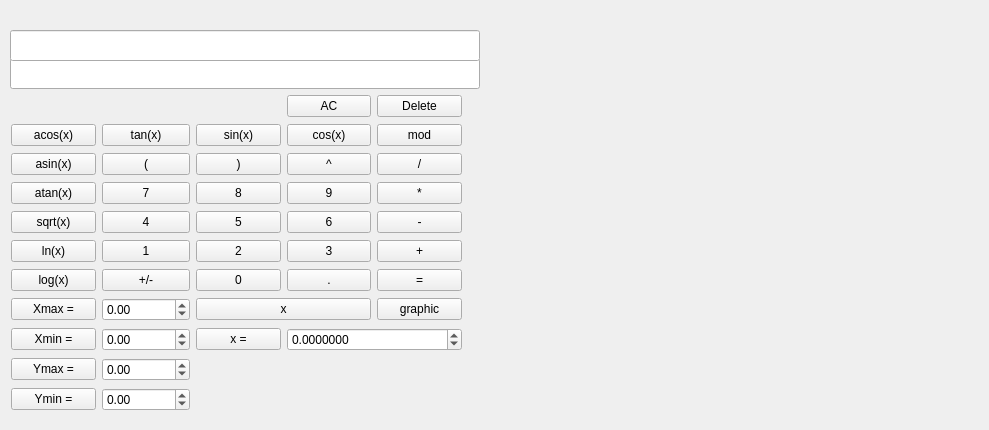
<?xml version="1.0" encoding="UTF-8"?>
<ui version="4.0">
 <class>MainWindow</class>
 <widget class="QMainWindow" name="MainWindow">
  <property name="geometry">
   <rect>
    <x>0</x>
    <y>0</y>
    <width>989</width>
    <height>430</height>
   </rect>
  </property>
  <property name="windowTitle">
   <string>MainWindow</string>
  </property>
  <widget class="QWidget" name="centralwidget">
   <widget class="QLineEdit" name="output_str2">
    <property name="enabled">
     <bool>true</bool>
    </property>
    <property name="geometry">
     <rect>
      <x>10</x>
      <y>58</y>
      <width>470</width>
      <height>31</height>
     </rect>
    </property>
    <property name="styleSheet">
     <string notr="true">QLineEdit {
  qproperty-alignment: 'AlignVCenter | AlignRight';
  border: 1px solid gray;
}

background-color : white;</string>
    </property>
   </widget>
   <widget class="QLineEdit" name="input_str1">
    <property name="geometry">
     <rect>
      <x>10</x>
      <y>30</y>
      <width>470</width>
      <height>31</height>
     </rect>
    </property>
    <property name="styleSheet">
     <string notr="true">QLineEdit {
  qproperty-alignment: 'AlignVCenter | AlignRight';
  border: 1px solid gray;
}

background-color : white;</string>
    </property>
   </widget>
   <widget class="QCustomPlot" name="widget_graph" native="true">
    <property name="geometry">
     <rect>
      <x>490</x>
      <y>0</y>
      <width>490</width>
      <height>421</height>
     </rect>
    </property>
   </widget>
   <widget class="QWidget" name="">
    <property name="geometry">
     <rect>
      <x>11</x>
      <y>94</y>
      <width>451</width>
      <height>319</height>
     </rect>
    </property>
    <layout class="QGridLayout" name="gridLayout">
     <item row="0" column="3">
      <widget class="QPushButton" name="pushButton_ac">
       <property name="text">
        <string>AC</string>
       </property>
      </widget>
     </item>
     <item row="0" column="4">
      <widget class="QPushButton" name="pushButton_delete">
       <property name="text">
        <string>Delete</string>
       </property>
      </widget>
     </item>
     <item row="1" column="0">
      <widget class="QPushButton" name="pushButton_acos">
       <property name="text">
        <string>acos(x)</string>
       </property>
      </widget>
     </item>
     <item row="1" column="1">
      <widget class="QPushButton" name="pushButton_tan">
       <property name="text">
        <string>tan(x)</string>
       </property>
      </widget>
     </item>
     <item row="1" column="2">
      <widget class="QPushButton" name="pushButton_sin">
       <property name="text">
        <string>sin(x)</string>
       </property>
      </widget>
     </item>
     <item row="1" column="3">
      <widget class="QPushButton" name="pushButton_cos">
       <property name="text">
        <string>cos(x)</string>
       </property>
      </widget>
     </item>
     <item row="1" column="4">
      <widget class="QPushButton" name="pushButton_mod">
       <property name="text">
        <string>mod</string>
       </property>
      </widget>
     </item>
     <item row="2" column="0">
      <widget class="QPushButton" name="pushButton_asin">
       <property name="text">
        <string>asin(x)</string>
       </property>
      </widget>
     </item>
     <item row="2" column="1">
      <widget class="QPushButton" name="pushButton_open_bracket">
       <property name="text">
        <string>(</string>
       </property>
      </widget>
     </item>
     <item row="2" column="2">
      <widget class="QPushButton" name="pushButton_close_bracket">
       <property name="text">
        <string>)</string>
       </property>
      </widget>
     </item>
     <item row="2" column="3">
      <widget class="QPushButton" name="pushButton_pow">
       <property name="text">
        <string>^</string>
       </property>
      </widget>
     </item>
     <item row="2" column="4">
      <widget class="QPushButton" name="pushButton_div">
       <property name="text">
        <string>/</string>
       </property>
      </widget>
     </item>
     <item row="3" column="0">
      <widget class="QPushButton" name="pushButton_atan">
       <property name="text">
        <string>atan(x)</string>
       </property>
      </widget>
     </item>
     <item row="3" column="1">
      <widget class="QPushButton" name="pushButton_7">
       <property name="text">
        <string>7</string>
       </property>
      </widget>
     </item>
     <item row="3" column="2">
      <widget class="QPushButton" name="pushButton_8">
       <property name="text">
        <string>8</string>
       </property>
      </widget>
     </item>
     <item row="3" column="3">
      <widget class="QPushButton" name="pushButton_9">
       <property name="text">
        <string>9</string>
       </property>
      </widget>
     </item>
     <item row="3" column="4">
      <widget class="QPushButton" name="pushButton_mult">
       <property name="text">
        <string>*</string>
       </property>
      </widget>
     </item>
     <item row="4" column="0">
      <widget class="QPushButton" name="pushButton_sqrt">
       <property name="text">
        <string>sqrt(x)</string>
       </property>
      </widget>
     </item>
     <item row="4" column="1">
      <widget class="QPushButton" name="pushButton_4">
       <property name="text">
        <string>4</string>
       </property>
      </widget>
     </item>
     <item row="4" column="2">
      <widget class="QPushButton" name="pushButton_5">
       <property name="text">
        <string>5</string>
       </property>
      </widget>
     </item>
     <item row="4" column="3">
      <widget class="QPushButton" name="pushButton_6">
       <property name="text">
        <string>6</string>
       </property>
      </widget>
     </item>
     <item row="4" column="4">
      <widget class="QPushButton" name="pushButton_sub">
       <property name="text">
        <string>-</string>
       </property>
      </widget>
     </item>
     <item row="5" column="0">
      <widget class="QPushButton" name="pushButton_ln">
       <property name="text">
        <string>ln(x)</string>
       </property>
      </widget>
     </item>
     <item row="5" column="1">
      <widget class="QPushButton" name="pushButton_1">
       <property name="text">
        <string>1</string>
       </property>
      </widget>
     </item>
     <item row="5" column="2">
      <widget class="QPushButton" name="pushButton_2">
       <property name="text">
        <string>2</string>
       </property>
      </widget>
     </item>
     <item row="5" column="3">
      <widget class="QPushButton" name="pushButton_3">
       <property name="text">
        <string>3</string>
       </property>
      </widget>
     </item>
     <item row="5" column="4">
      <widget class="QPushButton" name="pushButton_add">
       <property name="text">
        <string>+</string>
       </property>
      </widget>
     </item>
     <item row="6" column="0">
      <widget class="QPushButton" name="pushButton_lod">
       <property name="text">
        <string>log(x)</string>
       </property>
      </widget>
     </item>
     <item row="6" column="1">
      <widget class="QPushButton" name="pushButton_unarny">
       <property name="text">
        <string>+/-</string>
       </property>
      </widget>
     </item>
     <item row="6" column="2">
      <widget class="QPushButton" name="pushButton_0">
       <property name="text">
        <string>0</string>
       </property>
      </widget>
     </item>
     <item row="6" column="3">
      <widget class="QPushButton" name="pushButton_dot">
       <property name="text">
        <string>.</string>
       </property>
      </widget>
     </item>
     <item row="6" column="4">
      <widget class="QPushButton" name="pushButton_calculate">
       <property name="text">
        <string>=</string>
       </property>
      </widget>
     </item>
     <item row="7" column="0">
      <widget class="QPushButton" name="pushButton_Xmax">
       <property name="text">
        <string>Xmax =</string>
       </property>
      </widget>
     </item>
     <item row="7" column="1">
      <widget class="QDoubleSpinBox" name="doubleSpinBox_Xmax">
       <property name="minimum">
        <double>-1000000.000000000000000</double>
       </property>
       <property name="maximum">
        <double>1000000.000000000000000</double>
       </property>
      </widget>
     </item>
     <item row="7" column="4">
      <widget class="QPushButton" name="pushButton_graphic">
       <property name="text">
        <string>graphic</string>
       </property>
      </widget>
     </item>
     <item row="8" column="0">
      <widget class="QPushButton" name="pushButton_Xmin">
       <property name="text">
        <string>Xmin =</string>
       </property>
      </widget>
     </item>
     <item row="8" column="1">
      <widget class="QDoubleSpinBox" name="doubleSpinBox_Xmin">
       <property name="minimum">
        <double>-1000000.000000000000000</double>
       </property>
       <property name="maximum">
        <double>1000000.000000000000000</double>
       </property>
      </widget>
     </item>
     <item row="8" column="2">
      <widget class="QPushButton" name="pushButton_X_value">
       <property name="text">
        <string>x =</string>
       </property>
      </widget>
     </item>
     <item row="8" column="3" colspan="2">
      <widget class="QDoubleSpinBox" name="doubleSpinBox_x">
       <property name="decimals">
        <number>7</number>
       </property>
       <property name="minimum">
        <double>-1000000.000000000000000</double>
       </property>
       <property name="maximum">
        <double>1000000.000000000000000</double>
       </property>
      </widget>
     </item>
     <item row="9" column="0">
      <widget class="QPushButton" name="pushButton_Ymax">
       <property name="text">
        <string>Ymax =</string>
       </property>
      </widget>
     </item>
     <item row="9" column="1">
      <widget class="QDoubleSpinBox" name="doubleSpinBox_Ymax">
       <property name="minimum">
        <double>-1000000.000000000000000</double>
       </property>
       <property name="maximum">
        <double>1000000.000000000000000</double>
       </property>
      </widget>
     </item>
     <item row="10" column="0">
      <widget class="QPushButton" name="pushButton_Ymin">
       <property name="text">
        <string>Ymin =</string>
       </property>
      </widget>
     </item>
     <item row="10" column="1">
      <widget class="QDoubleSpinBox" name="doubleSpinBox_Ymin">
       <property name="minimum">
        <double>-1000000.000000000000000</double>
       </property>
       <property name="maximum">
        <double>1000000.000000000000000</double>
       </property>
      </widget>
     </item>
     <item row="7" column="2" colspan="2">
      <widget class="QPushButton" name="pushButton_x">
       <property name="text">
        <string>x</string>
       </property>
      </widget>
     </item>
    </layout>
   </widget>
  </widget>
 </widget>
 <customwidgets>
  <customwidget>
   <class>QCustomPlot</class>
   <extends>QWidget</extends>
   <header>qcustomplot.h</header>
   <container>1</container>
  </customwidget>
 </customwidgets>
 <resources/>
 <connections/>
</ui>
